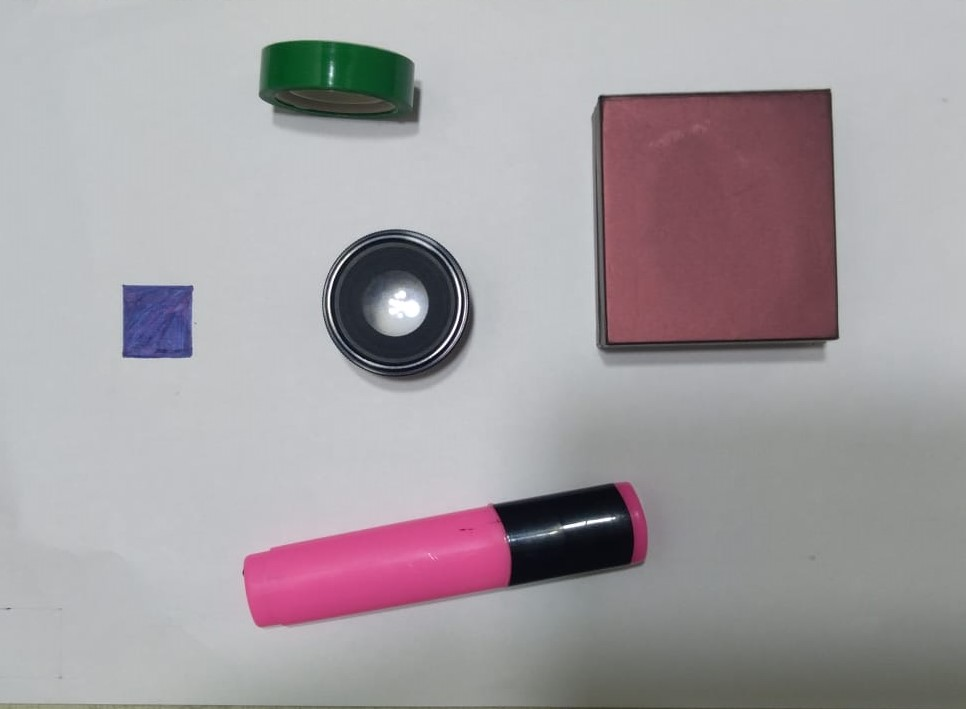
#> input picture images/03.jpeg, 966 x 709 px
$ python Object_measurement.py
#> lines starting #> are read from the running program, lines starting #| are printed output that depends on the picture; after the words box and inside, x2 and y2 are one past the last pixel; in counts of white or black regions, pixels touching at a corner belong together
import cv2
import numpy as np
import imutils
from imutils import perspective
from imutils import contours
from scipy.spatial.distance import euclidean


#To show image
def show(images):
    for k, img in enumerate(images):
        cv2.imshow("image_" + str(k), img)
    cv2.waitKey(0)
    cv2.destroyAllWindows()

path = "images/03.jpeg"

# Reading Image
image = cv2.imread(path)
#> image is the input picture: shape (709, 966, 3); mean B, G, R 162, 157.9, 163.9

# Setting gray and blur
gray = cv2.cvtColor(image, cv2.COLOR_BGR2GRAY)
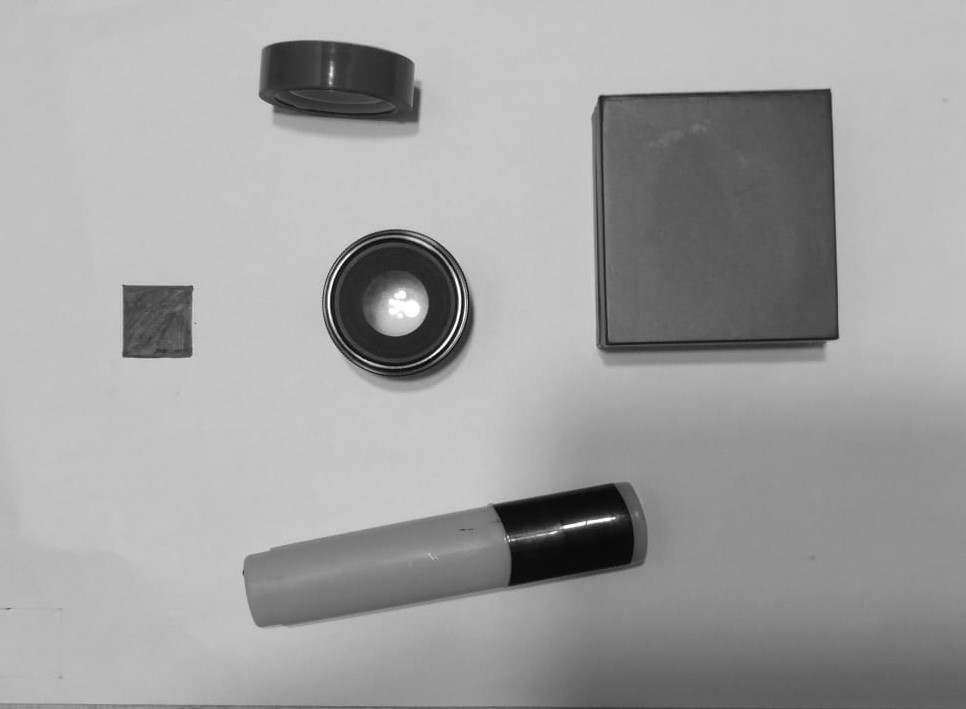
#> gray: shape (709, 966); min 1, max 255, mean 160.1
blur = cv2.GaussianBlur(gray, (9, 9), 0)

edge = cv2.Canny(blur, 50, 100)
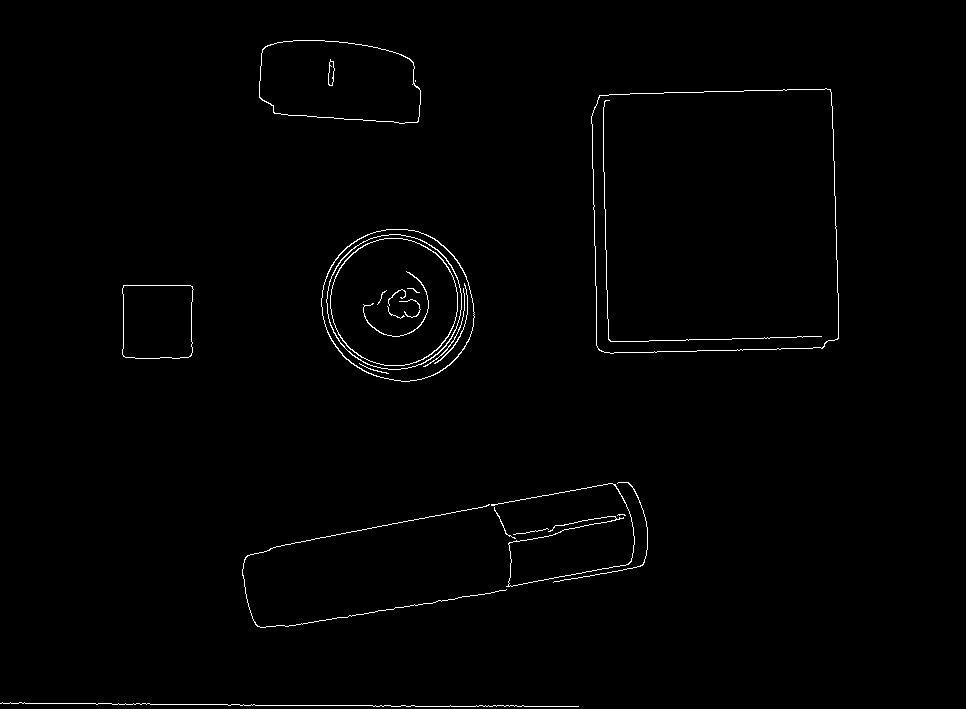
#> edge: shape (709, 966); 0.93% white in thin lines or dots, all inside (x1, y1, x2, y2) = (0, 40, 839, 707)
edge = cv2.dilate(edge, None, iterations=1)
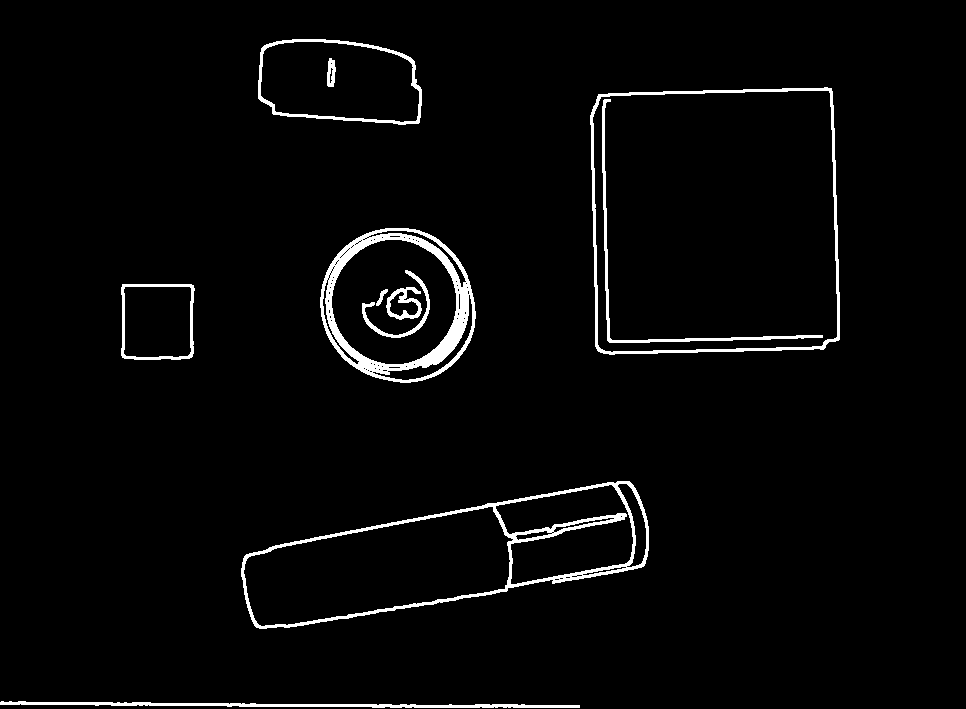
#> edge: shape (709, 966); 3% white; 11 white regions, largest, box (x1, y1, x2, y2) and area: (320, 228, 476, 383) 5468, (241, 481, 649, 629) 4850, (590, 87, 840, 355) 3061
edge = cv2.erode(edge, None, iterations=1)
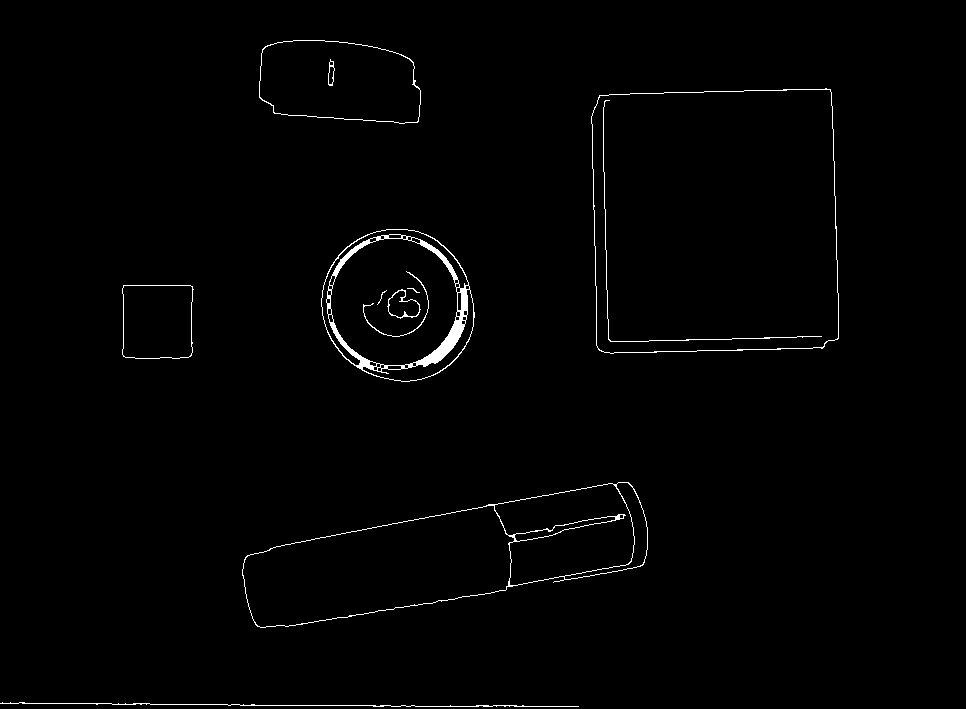
#> edge: shape (709, 966); 1.1% white in thin lines or dots, all inside (x1, y1, x2, y2) = (0, 40, 839, 707)

# Contours
cn = cv2.findContours(edge.copy(), cv2.RETR_EXTERNAL, cv2.CHAIN_APPROX_SIMPLE)
#> cn = 6 contours; box (x1, y1, x2, y2) and area: (591, 88, 839, 354) 62205, (242, 482, 648, 628) 33466, (321, 229, 475, 382) 18170, (259, 40, 421, 124) 11232, (122, 285, 194, 359) 4960, (0, 702, 579, 707) 46
cn = imutils.grab_contours(cn)

# Sort Contour
(cn, _) = contours.sort_contours(cn)

# Remove small contours
cn = [j for j in cn if cv2.contourArea(j) > 100]
#> cn = 5 contours; box (x1, y1, x2, y2) and area: (591, 88, 839, 354) 62205, (242, 482, 648, 628) 33466, (321, 229, 475, 382) 18170, (259, 40, 421, 124) 11232, (122, 285, 194, 359) 4960

# Set dimension of Reference (leftmost)
ref_object = cn[0]
#> ref_object = contour of 40 points, box (x1, y1, x2, y2) (122, 285, 194, 359), area 4960
box = cv2.minAreaRect(ref_object)
#> box = ((157.5, 321.5), (73, 71), -90)
box = cv2.boxPoints(box)
#> box = [[193, 358], [122, 358], [122, 285], [193, 285]]
# we want size in int
box = np.array(box, dtype="int")
box = perspective.order_points(box)
#> box = [[122, 285], [193, 285], [193, 358], [122, 358]]
(tl, tr, br, bl) = box
#> tl = [122, 285]; tr = [193, 285]; br = [193, 358]; bl = [122, 358]
dist_pixel = euclidean(tl, tr)
#> dist_pixel = 71
dist_cm = 2
pixel_percm = dist_pixel/dist_cm
#> pixel_percm = 35.5

# Draw rest contours
for i in cn:
    box = cv2.minAreaRect(i)
    box = cv2.boxPoints(box)
    box = np.array(box, dtype="int")
    box = perspective.order_points(box)
    (tl, tr, br, bl) = box
    cv2.drawContours(image, [box.astype("int")], -1, (0, 0, 255), 2)
    mid_horizontal = (tl[0] + int(abs(tr[0] - tl[0])/2), tl[1] + int(abs(tr[1] - tl[1])/2))
    mid_vertical = (tr[0] + int(abs(tr[0] - br[0])/2), tr[1] + int(abs(tr[1] - br[1])/2))
    width = euclidean(tl, tr)/pixel_percm
    height = euclidean(tr, br)/pixel_percm
    cv2.putText(image, "{:.1f}cm".format(width), (int(mid_horizontal[0] - 15), int(mid_horizontal[1] - 10)),
        cv2.FONT_HERSHEY_DUPLEX, 0.5, (255, 255, 0), 2)
    cv2.putText(image, "{:.1f}cm".format(height), (int(mid_vertical[0] + 10), int(mid_vertical[1])),
        cv2.FONT_HERSHEY_DUPLEX, 0.5, (255, 255, 0), 2)
#> this loop made 5 passes
#> (tl, tr, br, bl, mid_horizontal, mid_vertical, width, height) on passes 1 to 5: ([122, 285], [193, 285], [193, 358], [122, 358], (157, 285), (193, 321), 2, 2.06), ([237, 547], [638, 477], [653, 564], [252, 634], (437, 582), (645, 520), 11.47, 2.49), ([262, 35], [424, 47], [418, 124], [256, 112], (343, 41), (427, 85), 4.58, 2.18), ([305, 248], [450, 212], [488, 362], [342, 398], (377, 266), (469, 287), 4.21, 4.36), ([590, 93], [833, 87], [839, 347], [596, 353], (711, 96), (836, 217), 6.85, 7.33)
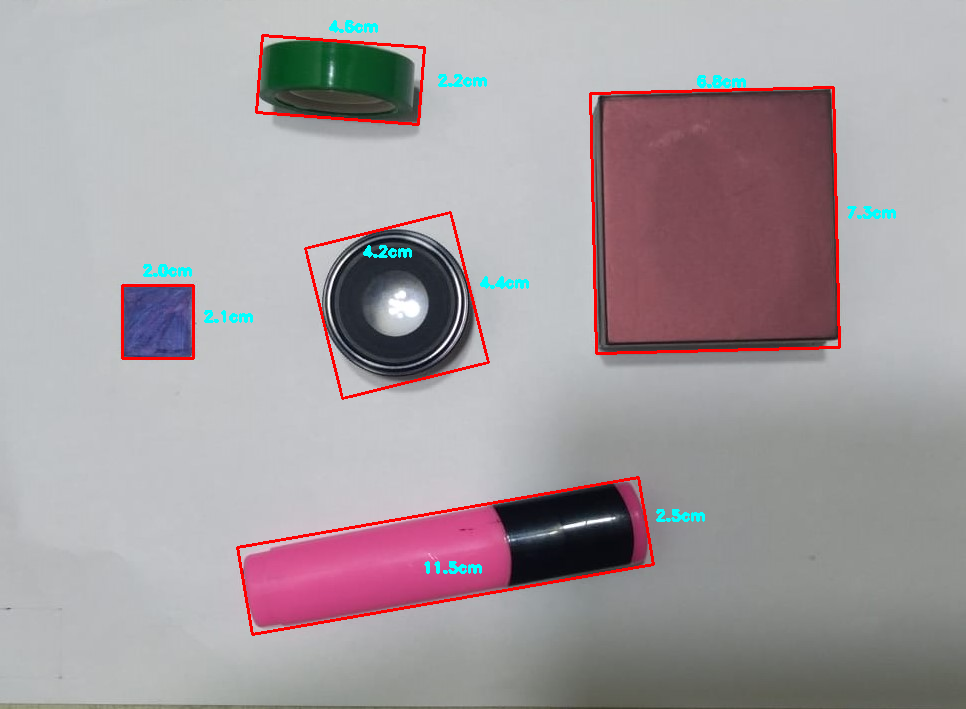
#> image: shape (709, 966, 3); 1.96% of pixels changed, all inside (x1, y1, x2, y2) = (121, 20, 896, 636)

show([image])
#> the loop in show, `for k, img in enumerate(images):` made 1 pass

$ run again, with images/01.jpeg copied over images/03.jpeg
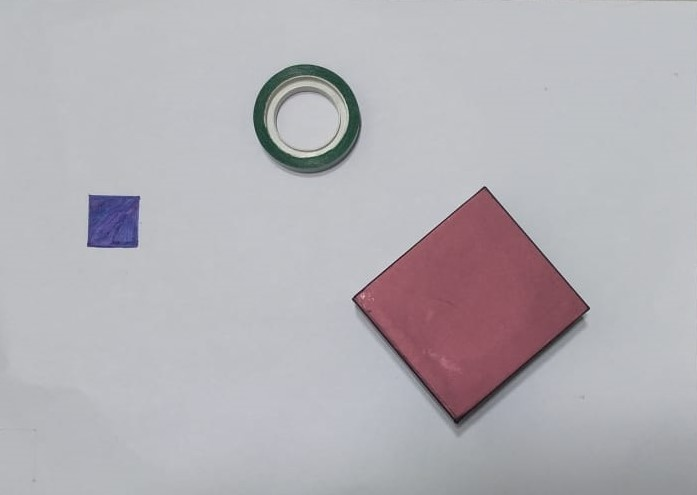
#> input picture images/01.jpeg, 697 x 495 px
#> image is the input picture: shape (495, 697, 3); mean B, G, R 181.6, 176.4, 179.5
#> `edge = cv2.dilate(edge, None, iterations=1)`:
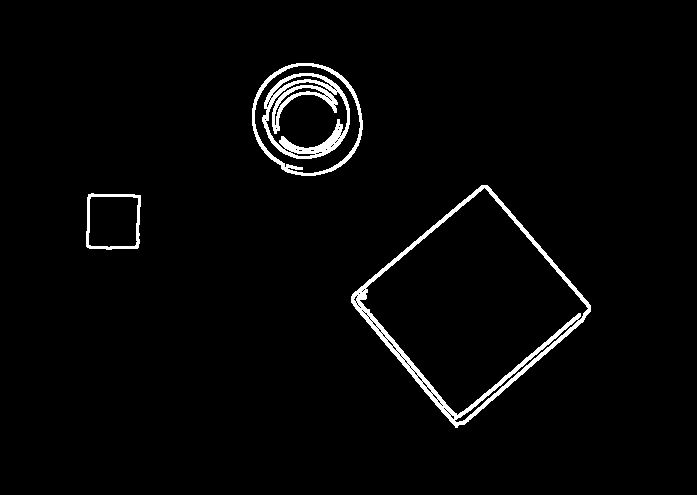
#> edge: shape (495, 697); 2.6% white; 5 white regions, box (x1, y1, x2, y2) and area: (351, 185, 591, 428) 4236, (262, 73, 350, 159) 1891, (252, 63, 363, 176) 1332, (272, 85, 338, 134) 724, (86, 193, 141, 250) 631
#> cn = 3 contours; box (x1, y1, x2, y2) and area: (352, 186, 590, 427) 29815, (253, 64, 362, 175) 9296, (87, 194, 140, 249) 2600
#> ref_object = contour of 32 points, box (x1, y1, x2, y2) (87, 194, 140, 249), area 2600
#> `box = cv2.minAreaRect(ref_object)`: box = ((112.9, 221.3), (53.68, 51.25), -88.45)
#> `box = cv2.boxPoints(box)`: box = [[137.8, 248.8], [86.58, 247.4], [88.03, 193.8], [139.3, 195.2]]
#> `box = np.array(box, dtype="int")`: box = [[137, 248], [86, 247], [88, 193], [139, 195]]
#> `box = perspective.order_points(box)`: box = [[88, 193], [139, 195], [137, 248], [86, 247]]
#> `(tl, tr, br, bl) = box`: tl = [88, 193]; tr = [139, 195]; br = [137, 248]; bl = [86, 247]
#> dist_pixel = 51.04
#> pixel_percm = 25.52
#> the loop `for i in cn:` made 3 passes
#> (tl, tr, br, bl, mid_horizontal, mid_vertical, width, height) on passes 1 to 3: ([88, 193], [139, 195], [137, 248], [86, 247], (113, 194), (140, 221), 2, 2.08), ([305, 41], [384, 120], [309, 195], [230, 116], (344, 80), (421, 157), 4.38, 4.16), ([347, 299], [483, 182], [593, 311], [457, 428], (415, 357), (538, 246), 7.03, 6.64)
#> after the loop `for i in cn:`:
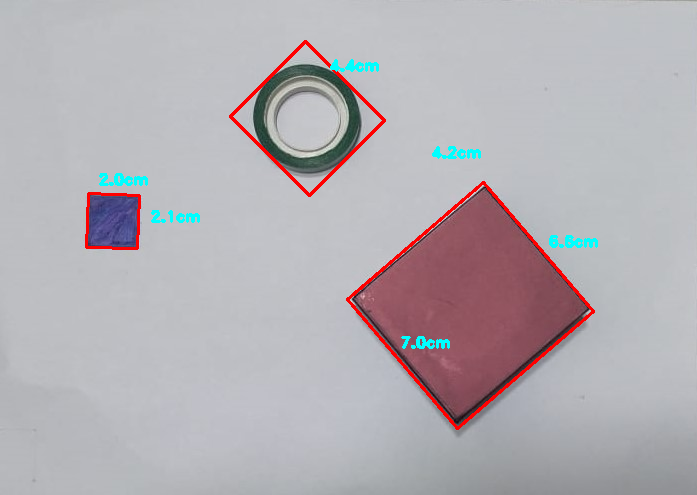
#> image: shape (495, 697, 3); 1.87% of pixels changed, all inside (x1, y1, x2, y2) = (85, 40, 598, 430)
#> the loop in show, `for k, img in enumerate(images):` made 1 pass

$ run again, with images/02.jpeg copied over images/03.jpeg
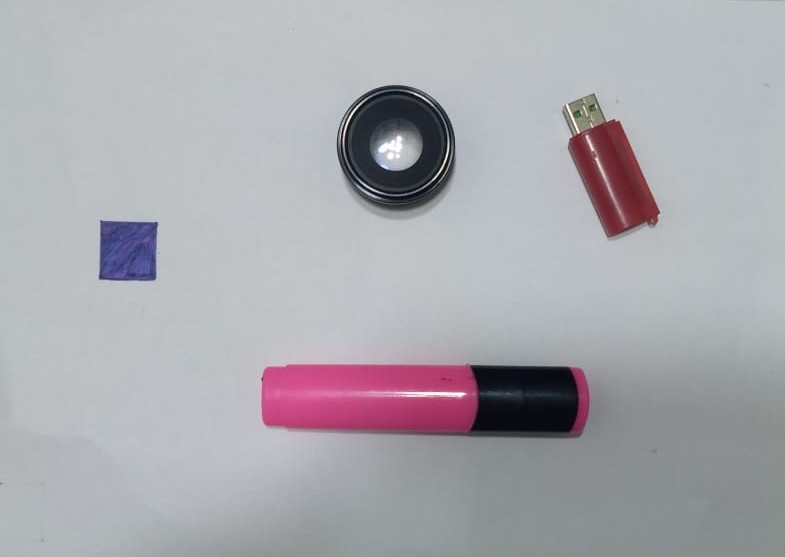
#> input picture images/02.jpeg, 785 x 557 px
#> image is the input picture: shape (557, 785, 3); mean B, G, R 175, 169.4, 170.3
#> `edge = cv2.erode(edge, None, iterations=1)`:
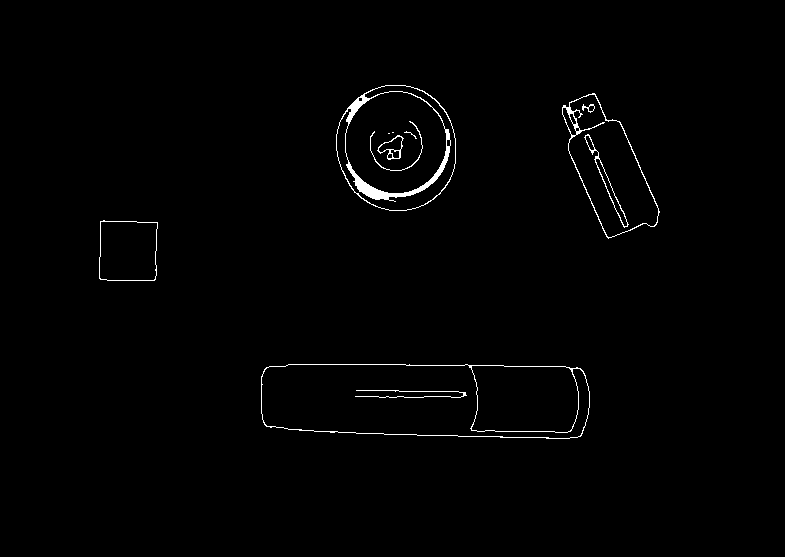
#> edge: shape (557, 785); 1% white in thin lines or dots, all inside (x1, y1, x2, y2) = (99, 85, 660, 439)
#> cn = 4 contours; box (x1, y1, x2, y2) and area: (261, 364, 590, 439) 22326, (336, 85, 456, 211) 11894, (562, 93, 660, 239) 7556, (99, 220, 158, 281) 3290
#> ref_object = contour of 24 points, box (x1, y1, x2, y2) (99, 220, 158, 281), area 3290
#> `box = cv2.minAreaRect(ref_object)`: box = ((127.8, 250.5), (59.92, 57.37), -88.78)
#> `box = cv2.boxPoints(box)`: box = [[155.9, 281], [98.51, 279.8], [99.79, 219.9], [157.1, 221.1]]
#> `box = np.array(box, dtype="int")`: box = [[155, 281], [98, 279], [99, 219], [157, 221]]
#> `box = perspective.order_points(box)`: box = [[99, 219], [157, 221], [155, 281], [98, 279]]
#> `(tl, tr, br, bl) = box`: tl = [99, 219]; tr = [157, 221]; br = [155, 281]; bl = [98, 279]
#> dist_pixel = 58.03
#> pixel_percm = 29.02
#> the loop `for i in cn:` made 4 passes
#> (tl, tr, br, bl, mid_horizontal, mid_vertical, width, height) on passes 1 to 4: ([99, 219], [157, 221], [155, 281], [98, 279], (128, 220), (158, 251), 2, 2.07), ([261, 359], [589, 366], [588, 438], [259, 432], (425, 362), (589, 402), 11.31, 2.48), ([336, 85], [455, 85], [455, 210], [336, 210], (395, 85), (455, 147), 4.1, 4.31), ([604, 86], [664, 221], [609, 245], [549, 110], (634, 153), (691, 233), 5.09, 2.07)
#> after the loop `for i in cn:`:
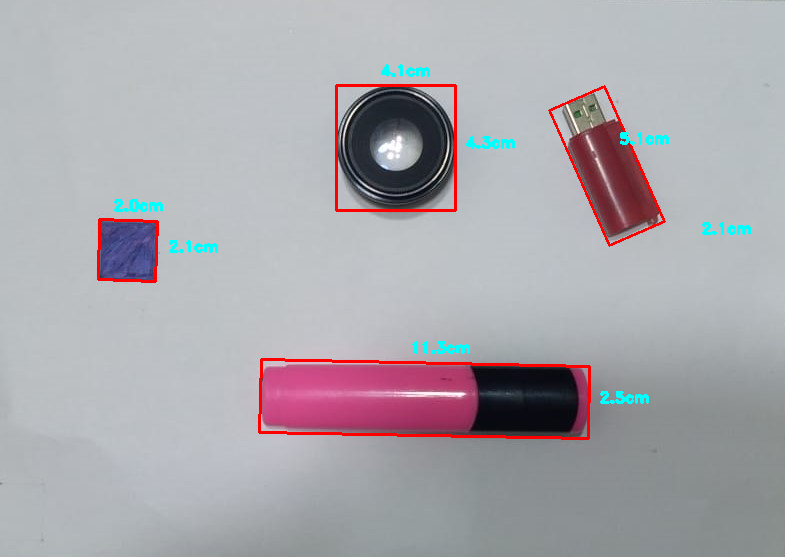
#> image: shape (557, 785, 3); 1.89% of pixels changed, all inside (x1, y1, x2, y2) = (97, 64, 751, 440)
#> the loop in show, `for k, img in enumerate(images):` made 1 pass
